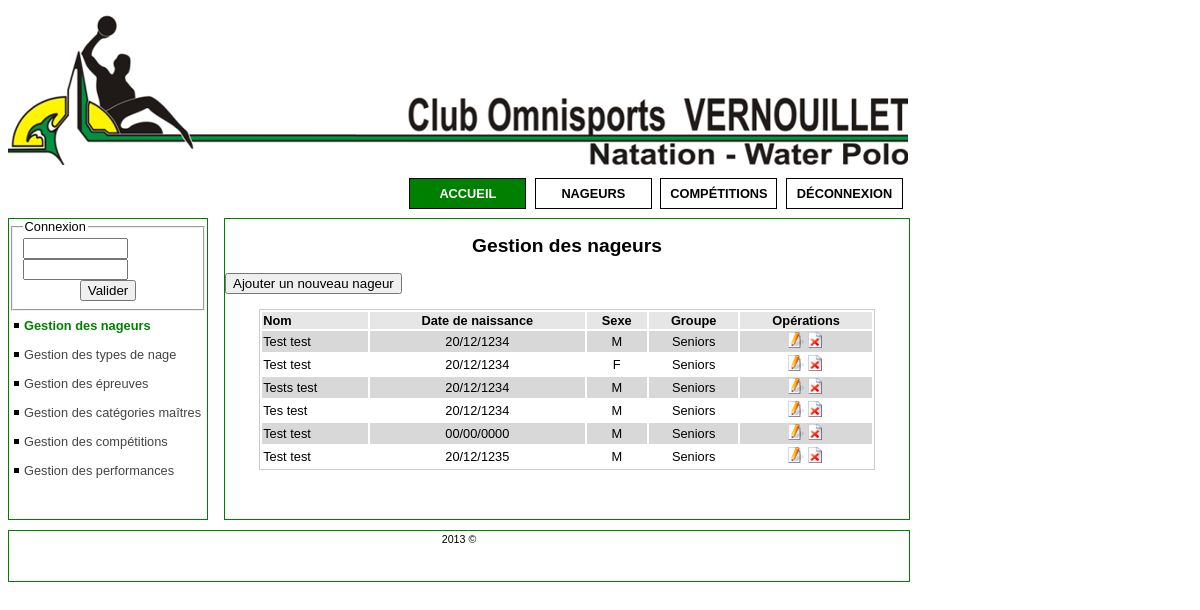
The page /gestion_nageurs.php on the database as committed earlier.
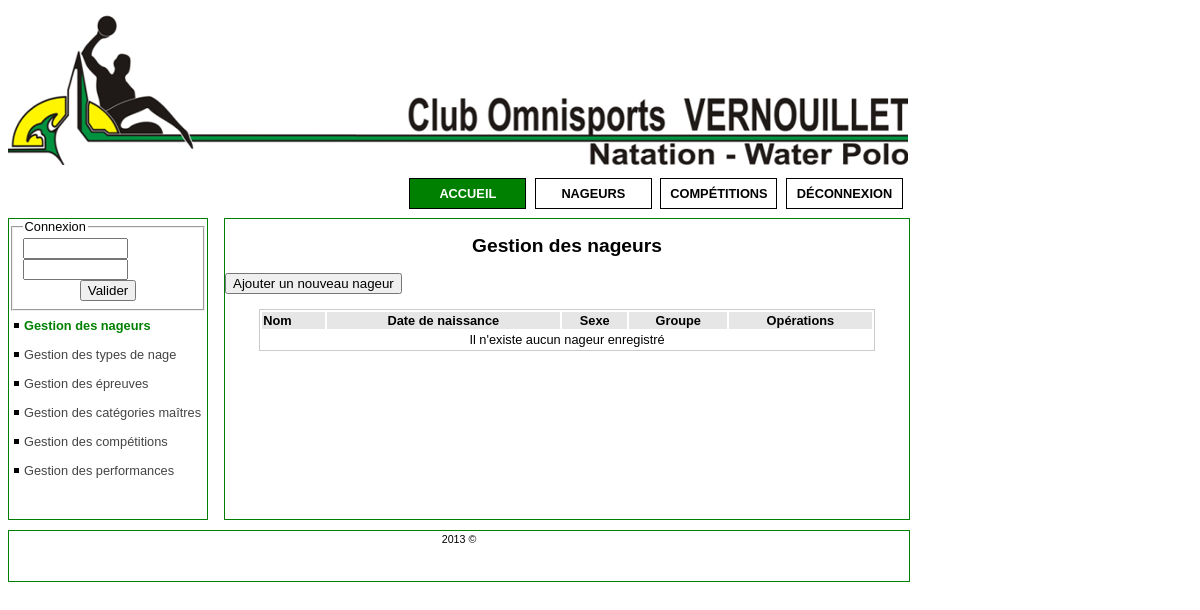
The same page on the database as committed later.
### tables this page shows
CREATE TABLE IF NOT EXISTS `nageur` (
  `idnageur` int(11) NOT NULL AUTO_INCREMENT,
  `nom` varchar(45) NOT NULL,
  `prenom` varchar(45) NOT NULL,
  `date_de_naissance` date NOT NULL,
  `sexe` varchar(45) NOT NULL,
  `groupe` varchar(45) NOT NULL,
  PRIMARY KEY (`idnageur`)
);

### model/class.nageur.php (called while the page is built, shortened)
<?php
class nageur {
    private static $table = 'nageur';
    public static function rechercherTout() {
        $res = mysql_query("SELECT * FROM `" . self::$table . "`") or die(mysql_error());
        if (mysql_num_rows($res) != 0) {
            $nageurs = array();
            while (($ligne = mysql_fetch_array($res)) !== FALSE) {
                $nageurs[] = $ligne;
            }
            return $nageurs;
        }
        return false;
    }
}

### gestion_nageurs.php (the view, shortened to what this page needs)
<?php include './entete.php' ?>
<div class="contenu">
    <center><h2>Gestion des nageurs</h2></center>
    <span><a href="formulaire_nageur.php"><button>Ajouter un nouveau nageur</button></a></span>
    <center>
        <br>
        <div id="afficheur">
            <table>
                <tr>
                    <th align="left">Nom</th>
                    <th>Date de naissance</th>
                    <th>Sexe</th>
                    <th>Groupe</th>
                    <th>Op&eacute;rations</th>
                    <?php
                    include 'model/class.nageur.php';
                    $nageurs = nageur::rechercherTout();
                    if (!$nageurs) {
                        ?>
                    <tr><td align="center" colspan="5">Il n'existe aucun nageur enregistr&eacute;</td></tr>
                    <?php
                } else {
                    $style = "lignePaire";
                    foreach ($nageurs as $key => $nageur) {
                        if ($key % 2 == 0) {
                            $style = "lignePaire";
                        } else {
                            $style = "ligneImpaire";
                        }
                        $explode = explode('-', $nageur['date_de_naissance']);
                        $nageur['date_de_naissance'] = $explode[2] . '/' . $explode[1] . '/' . $explode[0];
                        ?>
                        <tr id="<?= $style ?>">
                            <td><?= $nageur['nom'] . ' ' . $nageur['prenom'] ?> </td>
                            <td align="center"><?= $nageur['date_de_naissance'] ?> </td>
                            <td align="center"><?= $nageur['sexe'] ?> </td>
                            <td align="center"><?= $nageur['groupe'] ?> </td>
                            <td align="center">
                                <a href="controleur/controleur_nageur.php?idmodif=<?= $nageur['idnageur'] ?>"><img src="images/edit.png"/></a>
                                <a href="controleur/controleur_nageur.php?idsuppression=<?= $nageur['idnageur'] ?>"><img src="images/delete.png"/></a>
                            </td>
                        </tr>
                        <?php
                    }
                }
                ?>
                </tr>
            </table>
        </div>
    </center>
</div>
<?php include './pied_de_page.php' ?>

### entete.php (shortened to what this page needs)
<?php
$page = $_SERVER['SCRIPT_NAME'];
?>
<!DOCTYPE html>
<html>
    <head>
        <link type="text/css" href="css/style.css"  rel="stylesheet"/>
    </head>
    <body>
        <div id="all">
            <div id="header">
                <div class="logo"></div>
                <ul class="menuH">
                     <a href="index.php">
                        <li id="<?php
                        if (strpos($page, 'index') !== false || strpos($page, 'gestion') !== false ||
                                strpos($page, 'formulaire') !== false || strpos($page, 'enregistrement_ok') !== false) {
                            echo 'current';
                        }
                        ?>">Accueil</li>
                    </a>
                    <a href="nageurs.php">
                        <li id="<?php
                        if (strpos($page, '/nageurs') !== false) {
                            echo 'current';
                        }
                        ?>">Nageurs</li>
                    </a>
                    <a href="competitions.php">
                        <li id="<?php
                        if (strpos($page, '/competitions') !== false) {
                            echo 'current';
                        }
                        ?>">Comp&eacute;titions</li>
                    </a>
                    <a href="deconnexion.php">
                        <li>D&eacute;connexion</li>
                    </a>
                </ul>
            </div>
            <div id="principal">
                <div class="menuV">
                    <div id="connexion">
                        <fieldset>
                            <legend>Connexion</legend>
                            <form method="post" action="">
                                <input type="text" name="login" size="10"/>
                                <input type="password" name="mot_de_passe" size="10"/>
                                <center>
                                    <input type="submit" value="Valider"/>
                                </center>
                            </form>
                        </fieldset>
                    </div>
                    <ul class="menu">
                        <li  id="<?php
                        if (strpos($page, 'gestion_nageurs') !== false || strpos($page, 'formulaire_nageur') !== false) {
                            echo 'current2';
                            }?>"><a href="gestion_nageurs.php">Gestion des nageurs</a></li>
                        <li id="<?php
                        if (strpos($page, 'gestion_types_nage') !== false) {
                            echo 'current2';
                            }?>"><a href="gestion_types_nage.php">Gestion des types de nage</a></li>
                        <li id="<?php
                        if (strpos($page, 'gestion_epreuves') !== false) {
                            echo 'current2';
                            }?>"><a href="gestion_epreuves.php">Gestion des &eacute;preuves</a></li>
                        <li id="<?php
                        if (strpos($page, 'gestion_categories_maitres') !== false) {
                            echo 'current2';
                            }?>"><a href="gestion_categories_maitres.php">Gestion des cat&eacute;gories ma&icirc;tres</a></li>
                        <li id="<?php
                        if (strpos($page, 'gestion_competitions') !== false) {
                            echo 'current2';
                            }?>"><a href="gestion_competitions.php">Gestion des comp&eacute;titions</a></li>
                        <li id="<?php
                        if (strpos($page, 'gestion_performances') !== false) {
                            echo 'current2';
                            }?>"><a href="gestion_performances.php">Gestion des performances</a></li>
                    </ul>
                </div>

### pied_de_page.php
</div>
<div id="pied_de_page">
    <center><small> 2013 &copy;</small></center>
</div>
</div>
</body>
</html>

### css/style.css (style rules this page uses)
body { font-family: arial,helvetica,sans-serif; }
#all { width: 900px; min-height: 600px; font-size: 0.8em; }
#header { width: 100%; height: 200px; }
.logo { height: 157px; background: url(../images/entete.png) no-repeat; }
ul.menuH { float: right; }
.menuH li { display: inline-table; list-style: none; margin-right: 5px; width: 115px; padding-top: 7px; padding-bottom: 7px; text-align: center; background-color: appworkspace; border: solid 1px black; text-decoration: none; text-transform: uppercase; font-weight: bold; }
.menuH a { text-decoration: none; color: black; }
* a { text-decoration: none; cursor: pointer; }
#principal { min-height: 300px; width: 100%; margin-top: 10px; }
.menuV { width: 22%; min-height: 300px; float: left; border: solid 1px green; margin-bottom: 5px; }
.contenu { margin-top: 5px; width: 76%; border: solid 1px green; min-height: 300px; margin-left: 24%; }
#pied_de_page { clear: both; width: 100%; height: 50px; margin-top: 10px; border: solid 1px green; }
#current { background-color: green; }
#current2 { font-weight: bold; }
#current2 a { color: green; }
a #current { color: white; }
#connexion { width: 100%; }
.menuV a { text-decoration: none; }
ul.menu { list-style-type: none !important; }
ul.menu li a:link, ul.menu li a:visited { background: url("../images/puce.gif") no-repeat scroll 5px 12px transparent; color: #444444; }
ul.menu li a:link, ul.menu li a:visited { display: block; padding: 7px 4px 7px 15px; text-decoration: none; }
ul.menu { margin: 0; padding: 0; }
#afficheur table { width: 90%; border:solid 1px #cfcaca ; }
#afficheur th { background-color: #E6E6E6; }
#lignePaire { background-color: #D8D8D8; }
#ligneImpaire { background-color: white; }

Rows that differ between the two databases and show on the page:
removed nageur: nom "Test", prenom "test", date_de_naissance "20/12/1234", sexe "M", groupe "Seniors"
removed nageur: nom "Test", prenom "test", date_de_naissance "20/12/1234", sexe "F", groupe "Seniors"
removed nageur: nom "Tests", prenom "test", date_de_naissance "20/12/1234", sexe "M", groupe "Seniors"
removed nageur: nom "Tes", prenom "test", date_de_naissance "20/12/1234", sexe "M", groupe "Seniors"
removed nageur: nom "Test", prenom "test", date_de_naissance "00/00/0000", sexe "M", groupe "Seniors"
removed nageur: nom "Test", prenom "test", date_de_naissance "20/12/1235", sexe "M", groupe "Seniors"
Other text that changed with them:
text now shown: "Il n'existe aucun nageur enregistré"
